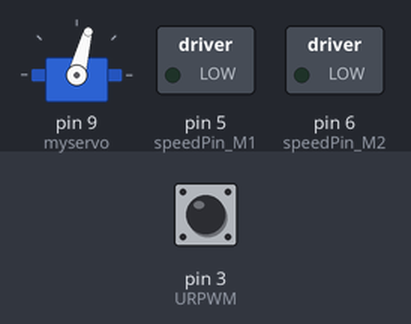
Recording of a sketch running on a simulated Arduino Uno, built with avr-gcc and run on an emulated ATmega328P. Parts: servo, switched loads named in the sketch (green lamp = pin HIGH). Inputs (shaded band) come from the test bench; at power-on: pin 3 (URPWM) LOW. Pins used as bus, display or sensor lines are not drawn; what the sketch prints to the serial monitor is not drawn.

Above: at 2.2 s.
2.3 s: pin 3 (URPWM) pulsed HIGH 5 times (0.12 s each, 0.3 s apart)
At 5.8 s:
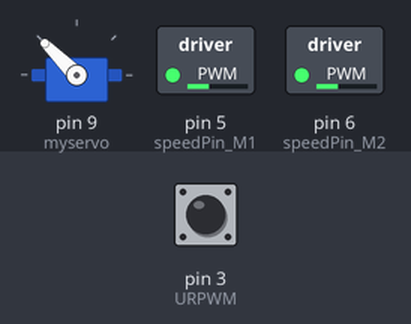
6.8 s: pin 3 (URPWM) pulsed HIGH 5 times (0.12 s each, 0.3 s apart)
At 11.7 s:
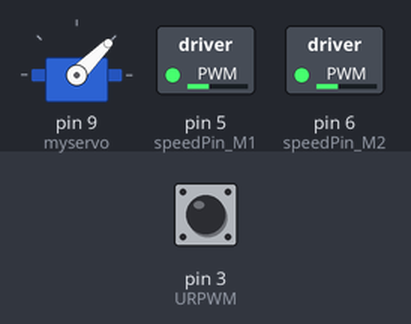
Timing chart, 0 to 17.3 s (numbered marks = the images above; inputs shaded):
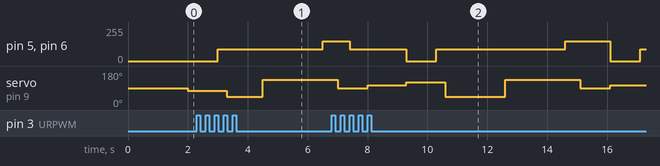

The sketch:

codeLabyrinthe.ino
```cpp
#include <Servo.h>
#include <Metro.h>

Metro measureDistance = Metro(50);
Metro sweepServo = Metro(20);

int speedPin_M1 = 5;     //M1 Speed Control
int speedPin_M2 = 6 ;     //M2 Speed Control
int directionPin_M1 = 4;     //M1 Direction Control
int directionPin_M2 = 7;     //M2 Direction Control
unsigned long actualDistance = 0;

Servo myservo;  // create servo object to control a servo
int pos = 60;
int sweepFlag = 1;

int URPWM = 3; // PWM Output 0－25000US，Every 50US represent 1cmk
int URTRIG = 10; // PWM trigger pin
uint8_t EnPwmCmd[4] = {0x44, 0x02, 0xbb, 0x01}; // distance measure command

void setup(){                                 // Serial initialization
  myservo.attach(9);
  Serial.begin(9600);                         // Sets the baud rate to 9600
  SensorSetup();
  delay(1000);
}


void loop() {
  if (measureDistance.check() == 1) {
    actualDistance = MeasureDistance();

  }

  if (sweepServo.check() == 1) {
    servoSweep();

  }


  if (actualDistance <= 25) {             //alter this value to change sensor's sensitivity
    carStop();
    delay (1000);

      carAdvance(90, 90);                 //alter these values to change forward speed
      delay(300);


    myservo.write(45);
    int DistanceDroite = MeasureDistance();
    delay(1000);

    myservo.write(135);
    int DistanceGauche = MeasureDistance();
    delay(1000);


    if (DistanceDroite >= DistanceGauche) {
      carTurnLeft(150, 150);             //alter these values to change turn right speed
      delay(500);
    } else {
      carTurnRight(150, 150);              //alter these values to change turn left speed
      delay(500);
    }
    myservo.write(90);
  } else {
    carAdvance(90, 90);                 //alter these values to change forward speed
    delay(300);
  }
}

void SensorSetup() {
  pinMode(URTRIG, OUTPUT);                    // A low pull on pin COMP/TRIG
  digitalWrite(URTRIG, HIGH);                 // Set to HIGH
  pinMode(URPWM, INPUT);                      // Sending Enable PWM mode command
  for (int i = 0; i < 4; i++) {
    Serial.write(EnPwmCmd[i]);
  }
}

int MeasureDistance() { // a low pull on pin COMP/TRIG  triggering a sensor reading
  digitalWrite(URTRIG, LOW);
  digitalWrite(URTRIG, HIGH);               // reading Pin PWM will output pulses
  unsigned long distance = pulseIn(URPWM, LOW);
  if (distance == 1000) {          // the reading is invalid.
    Serial.print("Invalid");
  } else {
    distance = distance / 50;       // every 50us low level stands for 1cm
  }
  return distance;
}

void carStop() {                //  Motor Stop
  digitalWrite(speedPin_M2, 0);
  digitalWrite(directionPin_M1, LOW);
  digitalWrite(speedPin_M1, 0);
  digitalWrite(directionPin_M2, LOW);
}

void carBack(int leftSpeed, int rightSpeed) {       //Move backward
  analogWrite (speedPin_M2, leftSpeed);             //PWM Speed Control
  digitalWrite(directionPin_M1, LOW);              //set LOW to reverse or HIGH to advance
  analogWrite (speedPin_M1, rightSpeed);
  digitalWrite(directionPin_M2, HIGH);
}

void carAdvance(int leftSpeed, int rightSpeed) {     //Move forward
  analogWrite (speedPin_M2, leftSpeed);
  digitalWrite(directionPin_M1, HIGH);
  analogWrite (speedPin_M1, rightSpeed);
  digitalWrite(directionPin_M2, LOW);
}

void carTurnLeft(int leftSpeed, int rightSpeed) {           //Turn Left
  analogWrite (speedPin_M2, leftSpeed);
  digitalWrite(directionPin_M1, HIGH);
  analogWrite (speedPin_M1, rightSpeed);
  digitalWrite(directionPin_M2, HIGH);
}
void carTurnRight(int leftSpeed, int rightSpeed) {         //Turn Right
  analogWrite (speedPin_M2, leftSpeed);
  digitalWrite(directionPin_M1, LOW);
  analogWrite (speedPin_M1, rightSpeed);
  digitalWrite(directionPin_M2, LOW);
}

void servoSweep() {
  if (sweepFlag) {
    if (pos >= 30 && pos <= 120) {
      pos = pos + 15;                              // in steps of 1 degree
      myservo.write(pos);                         // tell servo to go to position in variable 'pos'
    }
    if (pos > 119)  sweepFlag = false;                    // assign the variable again
  }
  else {
    if (pos >= 30 && pos <= 120) {
      pos = pos - 15;
      myservo.write(pos);
    }
    if (pos < 61)  sweepFlag = true;
  }
}
```
